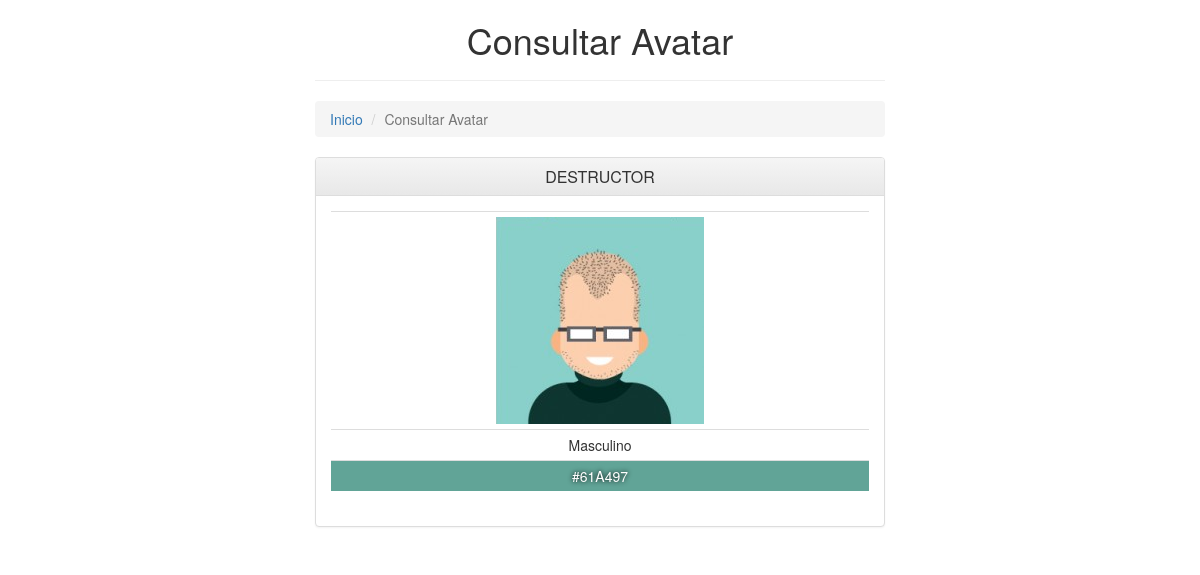
/show.php?id=1, run on the app's committed database.
### tables this page shows
CREATE TABLE `avatars` (
  `id` int(11) NOT NULL,
  `name` varchar(16) NOT NULL,
  `gender` varchar(16) DEFAULT NULL,
  `image` varchar(64) DEFAULT 'public/imgs/avatar.png',
  `color` varchar(16) DEFAULT NULL
);

### show.php (the view, shortened to what this page needs)
<!DOCTYPE html>
<html lang="es">
<head>
    <link rel="stylesheet" href="public/css/bootstrap.min.css">
    <link rel="stylesheet" href="public/css/bootstrap-theme.min.css">
    <link rel="stylesheet" href="public/css/custom.css">
</head>
<body>
<div class="container-fluid">
    <div class="row">
        <div class="col-md-6 col-md-offset-3">
            <h1 class="text-center">Consultar Avatar</h1>
            <hr>
            <ol class="breadcrumb">
                <li><a href="index.php">Inicio</a></li>
                <li class="active">Consultar Avatar</li>
            </ol>
            <?php if (isset($_GET['id'])): ?>
            <?php
                include 'includes/db.php';
                $id  = $_GET['id'];
                $sql = "SELECT * FROM avatars WHERE id=$id";
                $rs  = mysqli_query($con, $sql);
                while($row = mysqli_fetch_array($rs)) {
            ?>
                <div class="panel panel-default">
                  <div class="panel-heading">
                    <h3 class="panel-title text-uppercase text-center"><?=$row['name']?></h3>
                  </div>
                  <div class="panel-body">
                    <table class="table table-condensed text-center">
                        <tr>
                            <td><img src="<?=$row['image']?>"></td>
                        </tr>
                        <tr>
                            <td><?=$row['gender']?></td>
                        </tr>
                        <tr>
                            <td style="background-color: <?=$row['color']?>;
                                       color: #fff;
                                       text-shadow: 0px 0px 5px #000">
                               <?=$row['color']?>
                           </td>
                        </tr>
                    </table>
                  </div>
                </div>
            <?php
                }
            ?>
            <?php endif ?>
        </div>
    </div>
</div>
</body>
</html>

### data on the page
avatars: name "DESTRUCTOR", image (picture), gender "Masculino", color "#61A497"
